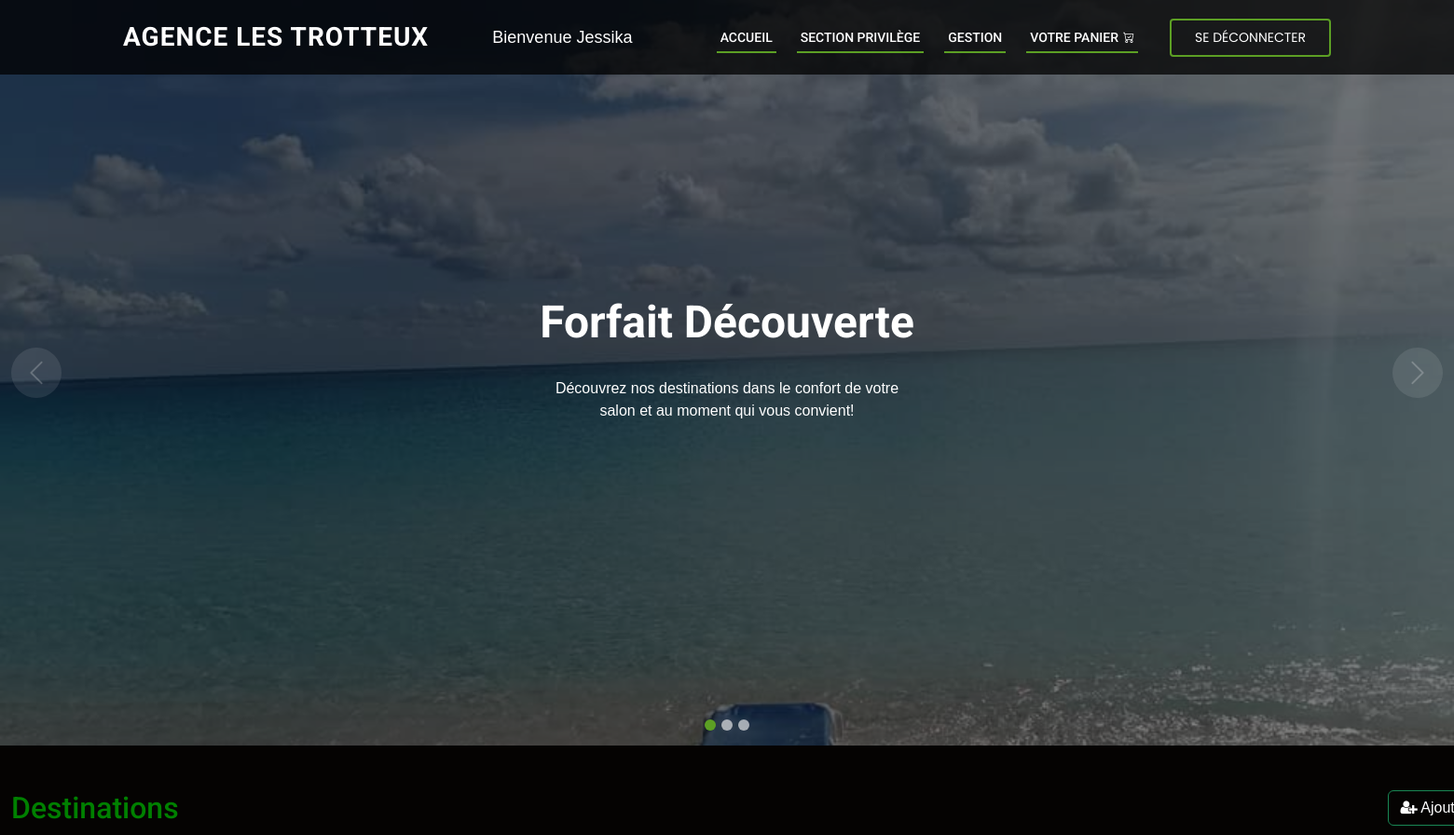
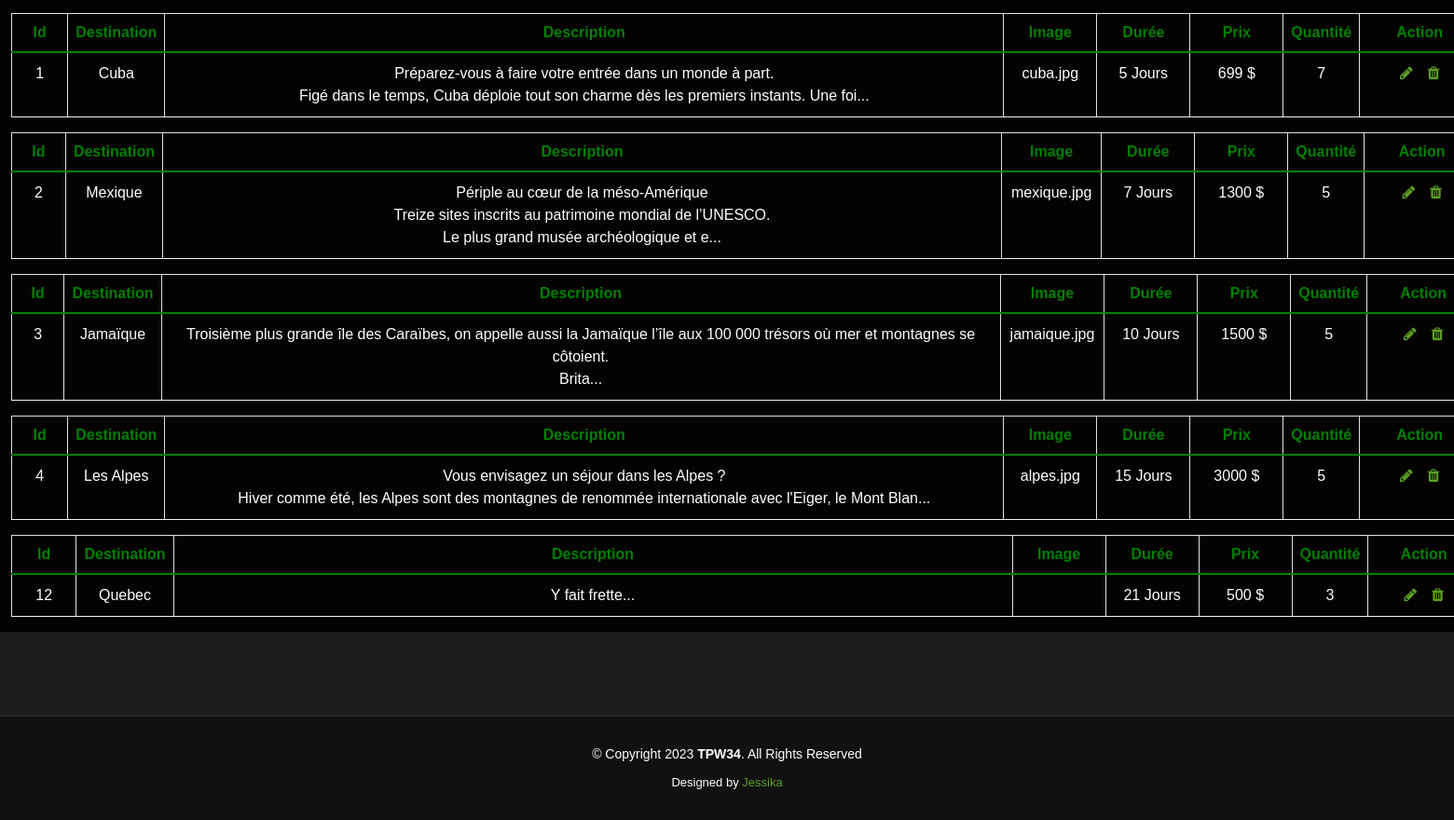
The app's page /inventaire.php (signed in) with its own data (2 pictures, top to bottom).
### tables this page shows
CREATE TABLE IF NOT EXISTS `produits` (
  `PK_IdProduit` int(11) NOT NULL AUTO_INCREMENT COMMENT 'PK',
  `NomProduit` varchar(40) NOT NULL,
  `InfoProduit` text NOT NULL COMMENT 'Description du voyage',
  `image` varchar(256) DEFAULT NULL COMMENT 'photographie',
  `TempsProduit` int(11) NOT NULL COMMENT 'Durée du voyage',
  `PrixProduit` decimal(10,0) NOT NULL,
  `QteProduit` int(20) NOT NULL COMMENT 'Quantité du produit',
  `FK_IdCategorie` int(11) DEFAULT NULL COMMENT 'FK',
  PRIMARY KEY (`PK_IdProduit`)
);

### inventaire.php (called while the page is built)
<?php include "include/head.php"; ?>
<?php include "include/menu.php"; ?>
<?php include "contenu/contenuInventaire.php"; ?>
<?php include "include/footer.php"; ?>

### contenu/contenuInventaire.php (the view, shortened to what this page needs)
<section id="hero">
    <div class="hero-container">
        <div id="heroCarousel" data-bs-interval="5000" class="carousel slide carousel-fade" data-bs-ride="carousel">
            <ol class="carousel-indicators" id="hero-carousel-indicators"></ol>
            <div class="carousel-inner" role="listbox">
            <div class="carousel-item active" style="background-image: url(img/slide/plage.jpg);">
                <div class="carousel-container">
                    <div class="carousel-content">
                        <h2 class="animate__animated animate__fadeInDown">Forfait Découverte</h2>
                        <p class="animate__animated animate__fadeInUp">Découvrez nos destinations dans le confort de votre salon et au moment qui vous convient!</p>
                    </div>
                </div>
            </div>
        </div>
            <a class="carousel-control-prev" href="#heroCarousel" role="button" data-bs-slide="prev">
                    <span class="carousel-control-prev-icon bi bi-chevron-left" aria-hidden="true"></span>
            </a>
            <a class="carousel-control-next" href="#heroCarousel" role="button" data-bs-slide="next">
                <span class="carousel-control-next-icon bi bi-chevron-right" aria-hidden="true"></span>
            </a>
        </div>
    </div>
</section>
<body class="inventaire" style="color:green ; text-align:center">
        <div class="wrapper">
            <div class="container-fluid">
                <div class="row">
                    <div class="col-md-12">
                        <div class="mt-5 mb-3 clearfix">
                            <h2 class="pull-left">Destinations</h2>
                            <a href="create.php" class="btn btn-outline-success pull-right"  style="color:white ;"><i class="fa fa-user-plus" aria-hidden="true" ></i> Ajouter</a>
                        </div>
                        <?php
                            $resultat = mysqli_query($connect,"SELECT * FROM `produits`");
                            while($row = mysqli_fetch_assoc($resultat)){
                                    echo '<table class="table table-bordered table-striped"  style="color:green ;">';
                                        echo "<thead>";
                                            echo "<tr>";
                                                echo "<th><b>Id</b></th>";
                                                echo "<th><b>Destination</b></th>";
                                                echo "<th><b>Description</b></th>";
                                                echo "<th>Image</th>";
                                                echo "<th>Durée</th>";
                                                echo "<th>Prix</th>";
                                                echo "<th>Quantité</th>";
                                                echo "<th>Action</th>";
                                            echo "</tr>";
                                        echo "</thead>";
                                        echo "<tbody class='donné' style='color:white;'>";
                                                echo "<tr style='color:white; height: 20px ;'>";
                                                    echo "<td style='color:white;' width: 10px ;'>" . $row['PK_IdProduit'] . "</td>";
                                                    echo "<td style='color:white; width: 10px ;'>" . $row['NomProduit'] . "</td>";
                                                    echo "<td style='color:white;width: 900px ; '>" . substr($row['InfoProduit'],0,150) . "...</td>";
                                                    echo "<td style='color:white; width: 100px ;'>" . $row['image'] . "</td>";
                                                    echo "<td style='color:white; width: 100px;'>" . $row['TempsProduit'] . " Jours </td>";
                                                    echo "<td style='color:white; width:100px;'>" . $row['PrixProduit'] . " $ </td>";
                                                    echo "<td style='color:white; width: 15px ;'>" .$row['QteProduit'] . "</th>";
                                                    echo "<td width: 50px;>";
                                                        echo '<a href="update.php?id='. $row['PK_IdProduit'] .'" class="mr-3" title="Éditer" data-toggle="tooltip"><span class="fa fa-pencil"></span></a>';
                                                        echo '<a href="delete.php?id='. $row['PK_IdProduit'] .'" title="Effacer" data-toggle="tooltip"><span class="fa fa-trash"></span></a>';
                                                    echo "</td>";
                                                echo "</tr>";
                                             }
                                        echo "</tbody>";
                                    echo "</table>";
                        ?>
                    </div>
                </div>
            </div>
        </div>
    </body>
</body>

### styles.css (style rules this page uses)
body { font-family: "Open Sans", sans-serif; color: #444444; }
a { color: #5c9f24; text-decoration: none; }
h1, h2, h3, h4, h5, h6 { font-family: "Roboto", sans-serif; }
#hero { width: 100%; height: 100vh; background-color: rgba(17, 17, 17, 0.8); overflow: hidden; padding: 0; }
#hero .carousel-item { width: 100%; height: 100vh; background-size: cover; background-position: center; background-repeat: no-repeat; position: relative; transition: 0.3; }
#hero .carousel-item::before { content: ""; background-color: rgba(0, 0, 0, 0.5); position: absolute; top: 0; right: 0; left: 0; bottom: 0; }
#hero .carousel-container { display: flex; justify-content: center; align-items: center; position: absolute; bottom: 0; top: 0; left: 0; right: 0; }
#hero .carousel-content { text-align: center; }
#hero h2 { color: #fff; margin-bottom: 30px; font-size: 48px; font-weight: 700; }
#hero p { width: 80%; -webkit-animation-delay: 0.4s; animation-delay: 0.4s; margin: 0 auto 30px auto; color: #fff; }
#hero .carousel-inner .carousel-item { transition-property: opacity; background-position: center top; }
#hero .carousel-inner .carousel-item, #hero .carousel-inner .active.carousel-item-start, #hero .carousel-inner .active.carousel-item-end { opacity: 0; }
#hero .carousel-inner .active, #hero .carousel-inner .carousel-item-next.carousel-item-start, #hero .carousel-inner .carousel-item-prev.carousel-item-end { opacity: 1; transition: 0.5s; }
#hero .carousel-control-next-icon, #hero .carousel-control-prev-icon { background: none; font-size: 30px; line-height: 0; width: auto; height: auto; background: rgba(255, 255, 255, 0.2); border-radius: 50px; transition: 0.3s; color: rgba(255, 255, 255, 0.5); width: 54px; height: 54px; display: flex; align-items: center; justify-content: center; }
@media (min-width: 1024px) { #hero p { width: 60%; } }
@media (min-width: 1024px) { #hero .carousel-control-prev, #hero .carousel-control-next { width: 5%; } }
section { padding: 60px 0; }

### style.css (style rules this page uses)
.table td { border-bottom: #F0F0F0 1px solid; padding: 10px; }
body { background-color: #050302;font-family: 'Montserrat', sans-serif }
.wrapper { width: 1600px; margin: 0 auto; }

### records on screen
produits: PK_IdProduit "1", NomProduit "Cuba", InfoProduit "Préparez-vous à faire votre entrée dans un monde à part. Figé dans le temps, Cuba déploie tout son charme dès les premiers instants. Une foi", image "cuba.jpg", TempsProduit "5", PrixProduit "699", QteProduit "7"
produits: PK_IdProduit "2", NomProduit "Mexique", InfoProduit "Périple au cœur de la méso-Amérique Treize sites inscrits au patrimoine mondial de l’UNESCO. Le plus grand musée archéologique et e", image "mexique.jpg", TempsProduit "7", PrixProduit "1300", QteProduit "5"
produits: PK_IdProduit "3", NomProduit "Jamaïque", InfoProduit "Troisième plus grande île des Caraïbes, on appelle aussi la Jamaïque l’île aux 100 000 trésors où mer et montagnes se côtoient. Brita", image "jamaique.jpg", TempsProduit "10", PrixProduit "1500", QteProduit "5"
produits: PK_IdProduit "4", NomProduit "Les Alpes", InfoProduit "Vous envisagez un séjour dans les Alpes ? Hiver comme été, les Alpes sont des montagnes de renommée internationale avec l'Eiger, le Mont Blan", image "alpes.jpg", TempsProduit "15", PrixProduit "3000", QteProduit "5"
produits: PK_IdProduit "12", NomProduit "Quebec", InfoProduit "Y fait frette", TempsProduit "21", PrixProduit "500", QteProduit "3"
